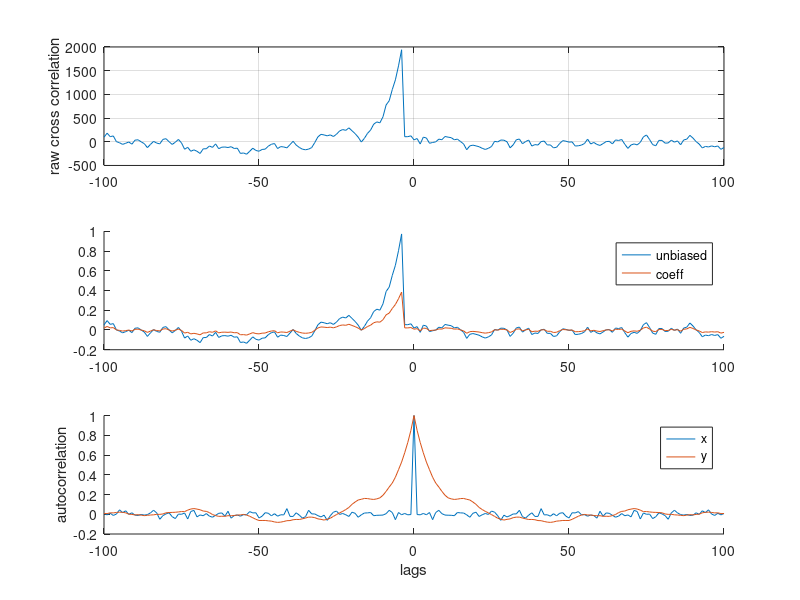

Recreate this plot in MATLAB.
T = 2000; maxLags = 100; a1 = 0.83;
x = randn(T, 1); y = randn(T, 1);
for t = 4:numel(y)-1
    y(t+1) = a1 * y(t) + x(t-3) + y(t+1); % AR(1)
end

figure(333); clf; subplot(3,1,1)
[xc, lags] = xcorr(x, y, maxLags); % raw cross correlation
plot(lags, xc)
ylabel('raw cross correlation'); grid on;

subplot(3,1,2); hold all;
[xc, lags] = xcorr(x, y, maxLags, 'unbiased'); % normalize with 1/(1-m-tau)
plot(lags, xc)
[xc, lags] = xcorr(x, y, maxLags, 'coeff'); % normalize to corr coefficient
plot(lags, xc)
legend('unbiased', 'coeff');

subplot(3,1,3); hold all;
[ac, lags] = xcorr(x, maxLags, 'coeff'); % compute autocorrelation function
plot(lags, ac);
[ac, lags] = xcorr(y, maxLags, 'coeff'); % autocorrelation for y
plot(lags, ac);
xlabel('lags'); legend('x', 'y'); ylabel('autocorrelation');
